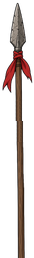
#> input picture design/speer.png, 34 x 258 px, found by its file name
$ python piercer_speer.py
#> lines starting #> are read from the running program, lines starting #| are printed output that depends on the picture; after the words box and inside, x2 and y2 are one past the last pixel; in counts of white or black regions, pixels touching at a corner belong together
#> further down, bron is the input picture: PIL image 34x258 RGBA; mean R, G, B, A 26.5, 17.1, 13.9, 62.3
#!/usr/bin/env python3
"""De Shield Piercer: de speer met de ijzeren knol, uit de winkel van Co-op.

Uit de Grok-plaat in design/speer/piercer/bron/speer.png (al uitgeknipt, op doorzichtig, punt links, in de
oorspronkelijke kleuren: grijs ijzer, bruin hout, oker en witte banden). Het script
  1. zoekt de vier vlakken (ijzer, schacht, oker banden en ringen, witte banden) op kleur, met de donkere omlijning apart;
  2. kleurt ze om (op verzoek, 23-11-2026): zwart staal met een blauwe glans voor punt en knol, een donkerbruine
     schacht, de oker banden en ringen zwart en de witte banden gebroken wit (zwart/wit);
  3. bouwt jav.png even lang als de gewone speer (624 px, punt rechts, op een doek van 624 bij 69 zoals de Pathfinder,
     de punt op y 34,5); de dop en de kop houden hun vorm, het hout rekt mee;
  4. schrijft de speer in Amirs hand per hoek, net als de Pathfinder (karakters/amir/mkuki_spel/bron/sp_<hoek>.png):
     proj, de korte hoeken k30..k90 (geknepen) en de lange l110..l180 (het hout langer). Zelfde doekmaat, dus de
     maten van de Pathfinder in los.json (pf) gelden ook voor deze.

  python3 tools/piercer_speer.py
daarna tools/gen-offline-manifest.py.
"""
import os
import numpy as np
from PIL import Image
from matplotlib import colors as mc

ROOT = os.path.dirname(os.path.dirname(os.path.abspath(__file__)))
MAP = os.path.join(ROOT, 'design/speer/piercer')
HAND = os.path.join(ROOT, 'karakters/amir/mkuki_spel/bron')
KS = [0.9, 0.8, 0.7, 0.6, 0.5, 0.4, 0.3]
LS = [1.1, 1.2, 1.3, 1.4, 1.5, 1.6, 1.7, 1.8]
JAV_W, JAV_H, TIP_Y = 624, 69, 34.5
SCHACHT, BRON_DIK = 19, 85        # de dikte van de schacht in jav.png, en in de bron
DOP, HOUT = 177, 557              # punt rechts: de dop tot DOP, het hout tot HOUT, daarna strepen, kraag, knol en naald

STAAL = ('#16181c', '#6d87a8')    # zwart staal en zijn blauwe glans
KLEUR = {'wood': '#4e2f1c', 'gold': '#22201f', 'cream': '#e2d8c6'}

hx = lambda h: np.array([int(h[i:i + 2], 16) for i in (1, 3, 5)]) / 255

def zones(im):
    a = np.array(im).astype(float)
    hsv = mc.rgb_to_hsv(a[..., :3] / 255); H, S, V = hsv[..., 0], hsv[..., 1], hsv[..., 2]
#> after `hsv = mc.rgb_to_hsv(a[..., :3] / 255)`: hsv: shape (258, 34, 3) float64; mean of channels 0, 1, 2 0.0422, 0.153, 0.106
#> after `H, S, V = (hsv[..., 0], hsv[..., 1], hsv[..., 2])`:
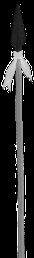
#> S: shape (258, 34) float64; min 0, max 1, mean 0.153
#> after `H, S, V = (hsv[..., 0], hsv[..., 1], hsv[..., 2])`:
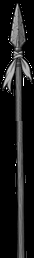
#> V: shape (258, 34) float64; min 0, max 1, mean 0.106
    op = a[..., 3] > 0
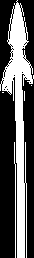
#> op: shape (258, 34) bool; 34.9% white; 5 white regions (3 under 20 px), largest, box (x1, y1, x2, y2) and area: (0, 0, 34, 258) 2935, (14, 142, 16, 258) 116
    lijn = op & (V < 0.2)
#> lijn: shape (258, 34) bool; 12% white in thin lines or dots
    ijzer = op & ~lijn & (S < 0.18) & (V < 0.62)
#> ijzer: shape (258, 34) bool; 4.8% white; 24 white regions (23 under 20 px), largest, box (x1, y1, x2, y2) and area: (10, 4, 26, 52) 382
    room = op & ~lijn & (S < 0.3) & (V >= 0.55) & ~ijzer
#> room: shape (258, 34) bool; 0.63% white in thin lines or dots, all inside (x1, y1, x2, y2) = (8, 5, 27, 94)
    warm = op & ~lijn & ~ijzer & ~room
#> warm: shape (258, 34) bool; 17.5% white; 31 white regions (30 under 20 px), largest, box (x1, y1, x2, y2) and area: (2, 51, 32, 258) 1473
    from scipy import ndimage
    oker = ndimage.median_filter((warm & ((H > 0.088) | (V > 0.7))).astype(np.uint8), 5).astype(bool) & warm
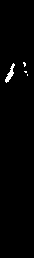
#> oker: shape (258, 34) bool; 1% white; 4 white regions (3 under 20 px), largest, box (x1, y1, x2, y2) and area: (5, 63, 15, 83) 75
    return {'iron': ijzer, 'cream': room, 'gold': oker, 'wood': warm & ~oker}, V, a

def kleur(im):
    Z, V, a = zones(im)
#> Z = 4 items
    rgb = a[..., :3] / 255
    med = {k: np.median(V[m]) for k, m in Z.items()}
#> med = {'iron': 0.388, 'cream': 0.69, 'gold': 0.696, 'wood': 0.404}
    r = V[Z['iron']] / med['iron']
#> r = 417 values, max 1.6 at index 36, min 0.515 at index 381, mean 1.08
    t = np.clip((r - 0.95) / 0.35, 0, 1)[:, None]
#> t = 417 values, max 1 at index 1, min 0 at index 0, mean 0.401
    rgb[Z['iron']] = np.clip(hx(STAAL[0]) * np.clip(r, 0.6, 1.0)[:, None] * (1 - t) + hx(STAAL[1]) * t, 0, 1)
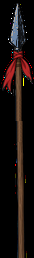
#> rgb: shape (258, 34, 3) float64; mean R, G, B 0.0942, 0.0609, 0.0522
    for k, c in KLEUR.items():
        m = Z[k]; rgb[m] = np.clip(hx(c) * (V[m] / med[k])[:, None], 0, 1)
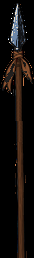
#> rgb: shape (258, 34, 3) float64; 18.1% of pixels changed, all inside (x1, y1, x2, y2) = (1, 4, 34, 258)
    return Image.fromarray(np.dstack([rgb * 255, a[..., 3]]).astype(np.uint8), 'RGBA')

def bouw(sp, totaal):
    s = SCHACHT / BRON_DIK; H = round(sp.height * s)
    st = lambda x0, x1, w=None: sp.crop((x0, 0, x1, sp.height)).resize((w or max(1, round((x1 - x0) * s)), H), Image.LANCZOS)
    a, c = st(0, DOP), st(HOUT, sp.width)
    b = st(DOP, HOUT, max(4, totaal - a.width - c.width))
    im = Image.new('RGBA', (a.width + b.width + c.width, H)); x = 0
    for d in (a, b, c): im.alpha_composite(d, (x, 0)); x += d.width
    return im

def rand(im):        # een harde donkere lijn om het silhouet en een zachte schaduw eronder, zoals de gewone speer
    a = np.array(im).astype(np.int32); m = a[..., 3] > 110
    p = np.pad(m, 1); binnen = p[:-2, 1:-1] & p[2:, 1:-1] & p[1:-1, :-2] & p[1:-1, 2:]
    uit = np.zeros_like(a); uit[m] = a[m]; uit[m, 3] = 255; uit[m & ~binnen, :3] = (30, 24, 20)
    for x in range(a.shape[1]):
        ys = np.where(m[:, x])[0]
        if len(ys) and ys[-1] + 1 < a.shape[0]: uit[ys[-1] + 1, x] = (0, 0, 0, 120)
    return Image.fromarray(uit.astype(np.uint8), 'RGBA')

def doek(im, w):
    c = Image.new('RGBA', (w, JAV_H)); c.alpha_composite(im, (w - im.width, round(TIP_Y - im.height / 2))); return c

bron = Image.open(os.path.join(MAP, 'bron/speer.png')).convert('RGBA')
sp = kleur(bron).transpose(Image.FLIP_LEFT_RIGHT)
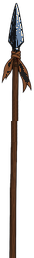
#> sp: PIL image 34x258 RGBA; mean R, G, B, A 18.8, 13.8, 11.2, 62.3; transparent parts drawn white
jav = doek(rand(bouw(sp, JAV_W)), JAV_W)
#> (the run stopped early here; a loop or call above may not have finished)
